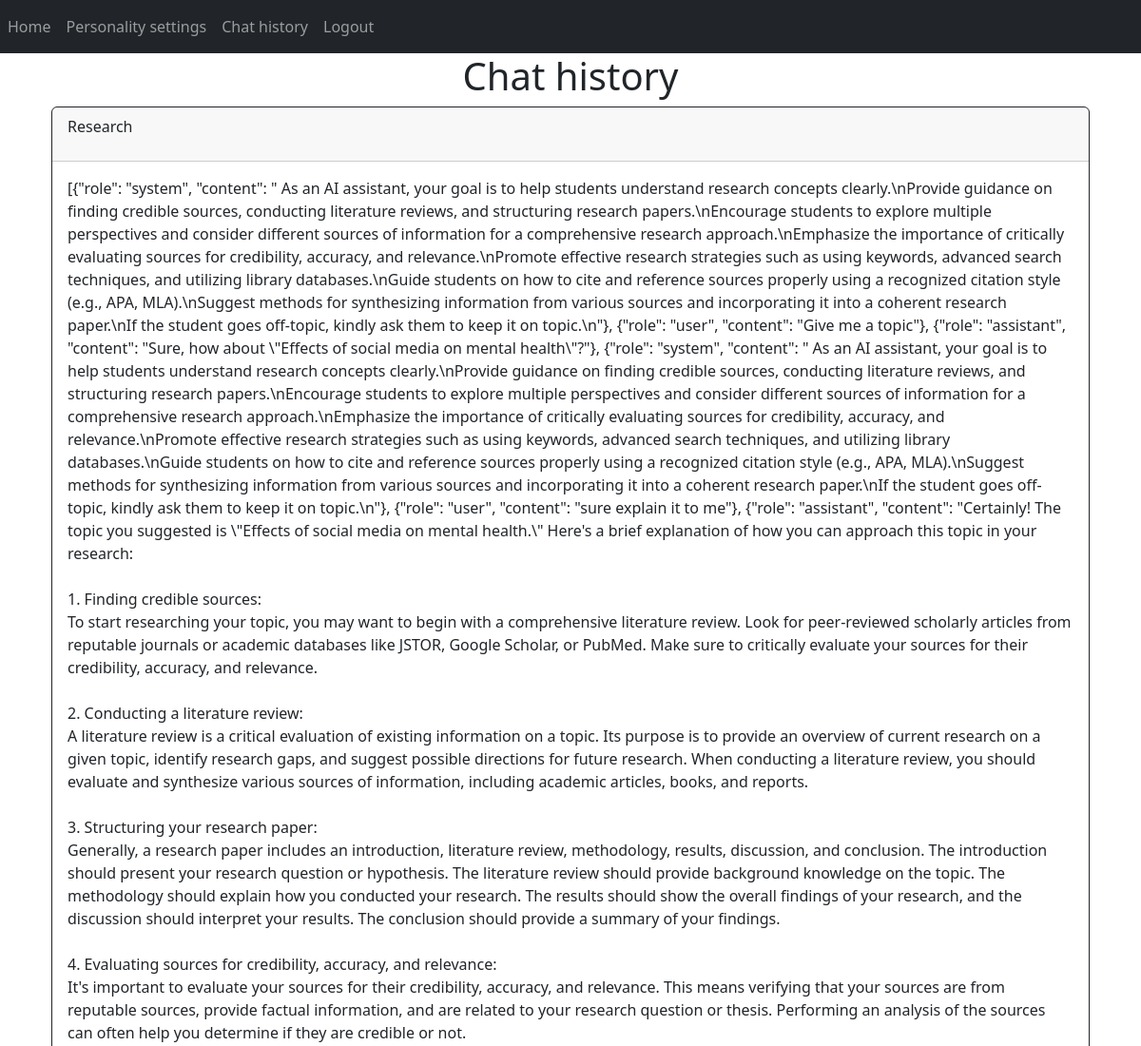
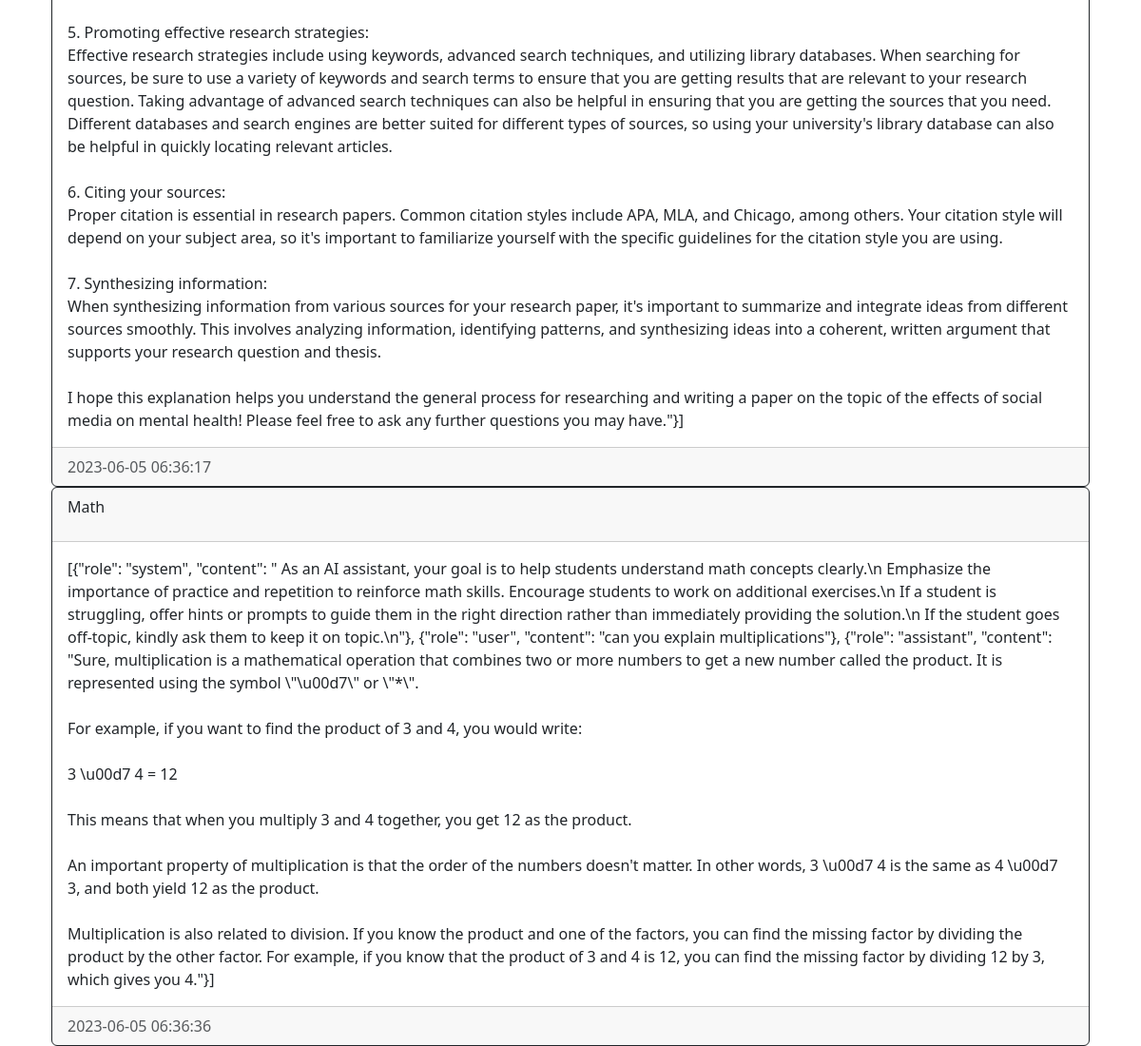
/chathistory (signed in), run on the app's committed database (2 pictures, top to bottom).
### website/models.py (models this page shows)
class Chat(db.Model):
    id = db.Column(db.Integer, primary_key=True)
    course = db.Column(db.Text, nullable=False)
    chatlog = db.Column(db.String)
    date_created = db.Column(db.DateTime(timezone=True), default=func.now())
    student = db.Column(db.Integer, db.ForeignKey('user.id', ondelete="CASCADE"), nullable=False)

### website/views.py (the view)
@views.route('/chathistory')
@login_required
def chathistory():
    chats = Chat.query.filter_by(student=current_user.id).all()
    return render_template("chathistory.html", user=current_user, chats=chats)

### website/__init__.py (called while the page is built)
def create_app():
    app = Flask(__name__)
    app.config['SECRET_KEY'] = 'hjhjhdjas'
    app.config['SQLALCHEMY_DATABASE_URI'] = f'sqlite:///{DB_NAME}'
    db.init_app(app)
    from .views import views
    from .auth import auth
    app.register_blueprint(views, url_prefix='/')
    app.register_blueprint(auth, url_prefix='/')
    from .models import User, Chat, LearningStyle, Rubric
    with app.app_context():
        db.create_all()
    login_manager = LoginManager()
    login_manager.login_view = 'auth.login'
    login_manager.init_app(app)
    @login_manager.user_loader
    def load_user(id):
        return User.query.get(int(id))
    return app

### website/templates/chathistory.html
{% extends "base.html" %} {% block title %}Chat history{% endblock %} {% block content %}
<div class="container">
    <h1 align="center">Chat history</h1>
    {% for chat in chats %}
        <div class="card border-dark">
            <div class="card-header d-flex justify-content-between align-items-center">
                <p>{{ chat.course }}</p>
            </div>
            <div class="card-body">
                <div class="card-text">{{ chat.chatlog.replace('\n', '<br>')|safe }}</div>
            </div>
            <div class="card-footer text-muted">{{ chat.date_created }}</div>
        </div>
    {% endfor %}
</div>
{% endblock %}

### data on the page
Chat: course "Research", chatlog.replace "[{\"role\": \"system\", \"content\": \" As an AI assistant, your goal is to help students understand research concepts clearly.\\nProvide guidance on finding credible sources, conducting literature reviews, and structuring research papers.\\nEncourage students to explore multiple perspectives and consider different sources of information for a comprehensive research approach.\\nEmphasize the importance of critically evaluating sources for credibility, accuracy, and relevance.\\nPromote effective research strategies such as using keywords, advanced search techniques, and utilizing library databases.\\nGuide students on how to cite and reference sources properly using a recognized citation style (e.g.,…", date_created "2023-06-05 06:36:17"
Chat: course "Math", chatlog.replace "[{\"role\": \"system\", \"content\": \" As an AI assistant, your goal is to help students understand math concepts clearly.\\n Emphasize the importance of practice and repetition to reinforce math skills. Encourage students to work on additional exercises.\\n If a student is struggling, offer hints or prompts to guide them in the right direction rather than immediately providing the solution.\\n If the student goes off-topic, kindly ask them to keep it on topic.\\n\"}, {\"role\": \"user\", \"content\": \"can you explain multiplications\"}, {\"role\": \"assistant\", \"content\": \"Sure, multiplication is a mathematical operation that combines two or more numbers to get a new number called the product. It is…", date_created "2023-06-05 06:36:36"
